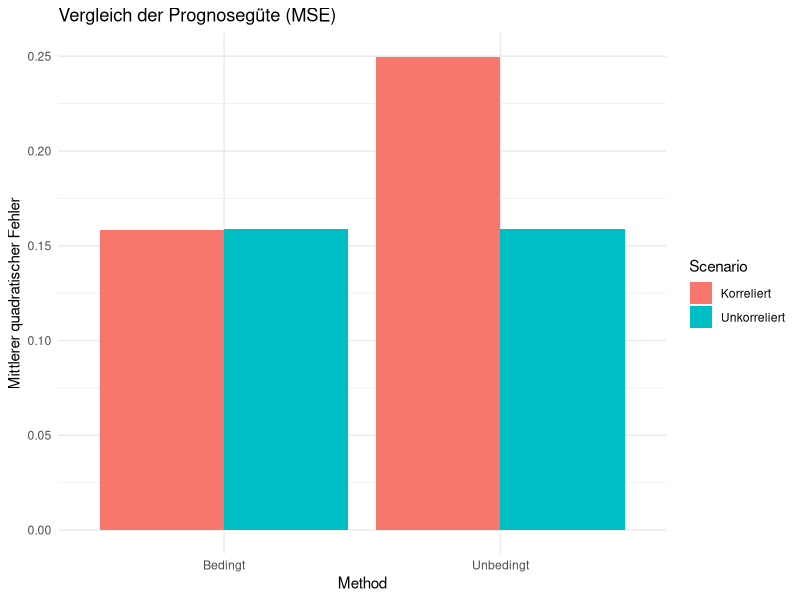

Reproduce this figure in R.
## ---- chunk 1
# Lade here Paket
library(here)

# Optionen Rendering
knitr::opts_knit$set(root.dir = here())
knitr::opts_chunk$set(echo = TRUE,
                      message = FALSE,
                      warning = FALSE,
                      fig.align = "center",
                      fig.cap = "",
                      fig.height = 5,
                      fig.width = 8)

# Säubere Umgebung
rm(list=ls())

# Verwende "seed" für die Reproduzierbarkeit
set.seed(123)
## ---- chunk 2
n <- 1000

# Unkorrelierte Würfe
fair_flips <- rbinom(n, 1, 0.8)

# Korrelierte Würfe
correlated_flips <- numeric(n)
correlated_flips[1] <- rbinom(1, 1, 0.5)
p_stay <- 0.8

for (i in 2:n) {
  correlated_flips[i] <- ifelse(runif(1) < p_stay, correlated_flips[i-1], 1 - correlated_flips[i-1])
}
## ---- chunk 3
compute_mse_est <- function(flips) {

  n <- length(flips)
  
  # Unbedingter Mittelwert
  mu_uncond <- mean(flips[-length(flips)])
  forecast_uncond <- rep(mu_uncond, length(flips) - 1)

  # Bedingter Mittelwert
  p11 <- mean(flips[which(flips[-n] == 1) + 1])
  p01 <- mean(flips[which(flips[-n] == 0) + 1])
  
  forecast_cond <- ifelse(flips[-n] == 1, p11, p01)
  
  # MSE
  actual <- flips[-1]
  
  mse_uncond <- mean((actual - forecast_uncond)^2)
  mse_cond <- mean((actual - forecast_cond)^2)
  
  return(c(mse_uncond = mse_uncond, mse_cond = mse_cond))
}

mse_fair <- compute_mse_est(fair_flips)
mse_corr <- compute_mse_est(correlated_flips)
## ---- chunk 4
mse_fair
mse_corr
## ---- chunk 5
library(ggplot2)
df <- data.frame(
  Scenario = rep(c("Unkorreliert", "Korreliert"), each = 2),
  Method = rep(c("Unbedingt", "Bedingt"), 2),
  MSE = c(mse_fair, mse_corr)
)

ggplot(df, aes(x = Method, y = MSE, fill = Scenario)) +
  geom_bar(stat = "identity", position = "dodge") +
  labs(title = "Vergleich der Prognosegüte (MSE)",
       y = "Mittlerer quadratischer Fehler") +
  theme_minimal()
